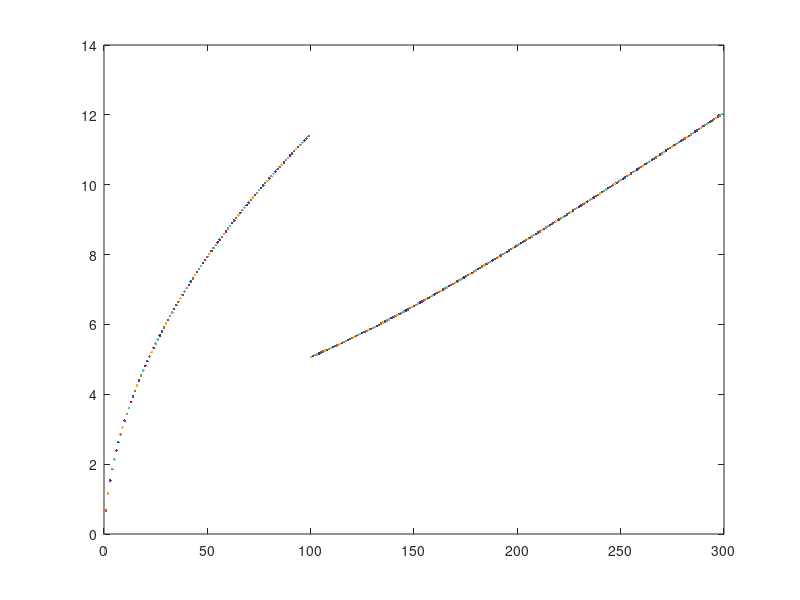

Write MATLAB code to recreate this figure.
	% Defining variables.
	B = 0.11825;						% Original Value: 0.273;
	I = 0.04; 		% A
	t = 0.00;		% min
	sum = 0.0;
	sigma_diffM = 0.0;
	
	hold off;
	for t = 0:99
	% while sigma_diffM < 60 % A.min

		sum = 0.0;
		for m = 1:10
			sum = sum + ((1 - exp(- B^2 * m^2 * t))/(B^2 * m^2));
			% sum = sum + (((exp(- B^2 * m^2 * ti))*(1 - exp(- B^2 * m^2 * tl)))/(B^2 * m^2));
		endfor

		l_diffM = I*t;
		u_diffM = 2*I*sum;

		% Returning values;
		sigma_diffM = (l_diffM + u_diffM);

		plot(t,sigma_diffM,".");
		hold on;

		% t+=1;
	% endwhile
	endfor

	tl = t + 1;
	
	for ti = 100:299
	% while sigma_diffM < 60 % A.min
		
		sum = 0.0;
		for m = 1:10
			% sum = sum + ((1 - exp(- B^2 * m^2 * t))/(B^2 * m^2));
			sum = sum + (((exp(- B^2 * m^2 * ti))*(1 - exp(- B^2 * m^2 * tl)))/(B^2 * m^2));
		endfor

		l_diffM = (I*ti);
		u_diffM = (2*I*sum);
	
		% Returning values;
		sigma_diffM = (l_diffM + u_diffM);
	
		plot(ti,sigma_diffM,".");
		hold on;
		
		% t+=1;
	% endwhile
	endfor
	
	ti